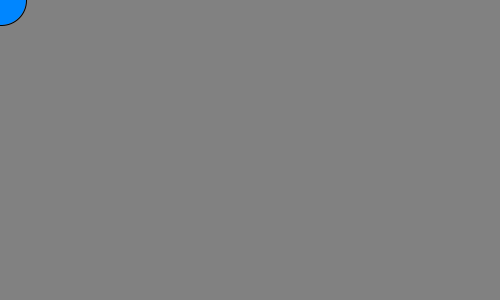
Frame 1 (no input)
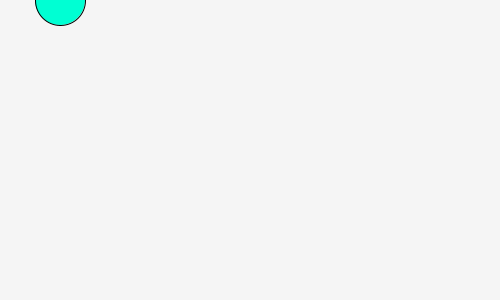
Frame 60 (the mouse pressed at the canvas centre just before this capture)
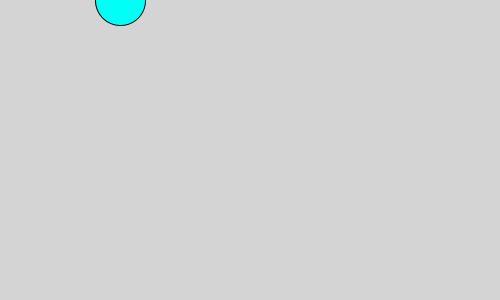
Frame 120 (the mouse held since frame 60 and released just before this capture)

The Processing sketch that drew these frames (run headless with seeded random() and noise(); from frame 60 on, the mouse is pressed at the canvas centre):

// Processing sketch: processing_186602
// ── processing_186602.pde

int px; // posición en x
int py; // posición en y
float vx =random(0.5, 2); // velocidad en x (aleatoria)
float vy =random(0.5, 2);// velocidad en x (aleatoria)
float b =0;
void setup() {
  size(500, 300);
 colorMode(HSB);
}

void draw() {
  b=b+0.02;
  float aleatorio=random(100, 150);
  float fondo = (127*sin(b))+127;
  background(fondo);
  px+=vx; //variacion de la posicion segun la velocidad
  py+=vy;
  if (px>width||px<0) { // cuando la bola llega al borde
    vx=vx*-1; // cambie la direccion
  }
  if (py>height||py<0) {
    vy=vy*-1;
  }
  fill(aleatorio,255,255);
  ellipse(px, py, 50, 50);
}
